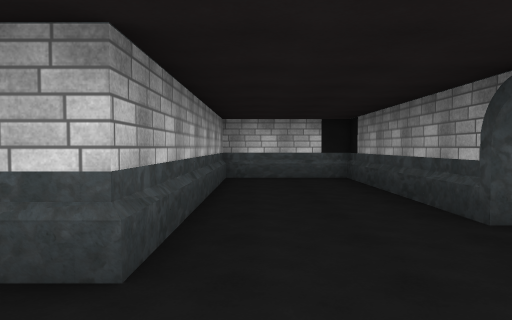
View 1 (above)

18 first-person views from a walk through a 3-D level made in the Unity game engine. The camera is 1.5 m above the floor, tilts 2° down and sees 70° across. The floor is counted in squares, 2 m on a side. Each view is taken from the middle of a square. On the plan, view 1 faces up. The plan holds only what a view shows up to about 11 squares ahead; the rest is blank. The place goes on beyond the plan. The player is left out. Some surface patterns are stand-ins.

View 2
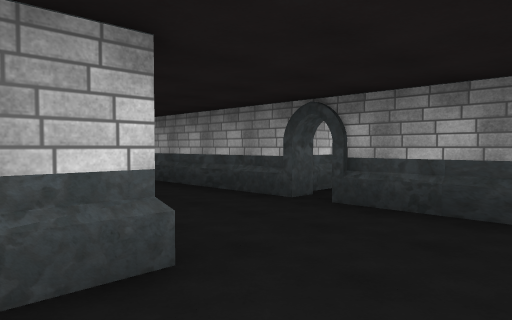

View 3
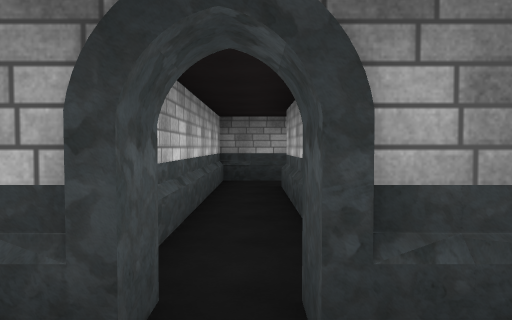

View 4
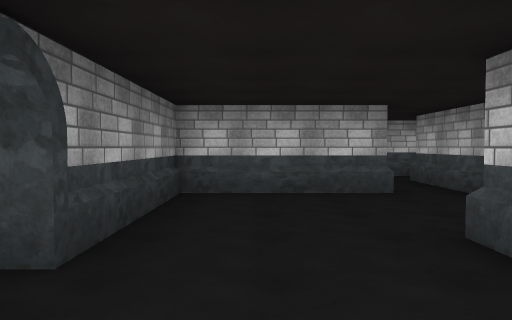

View 5
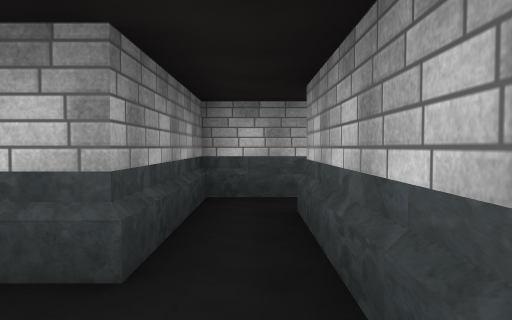

View 6
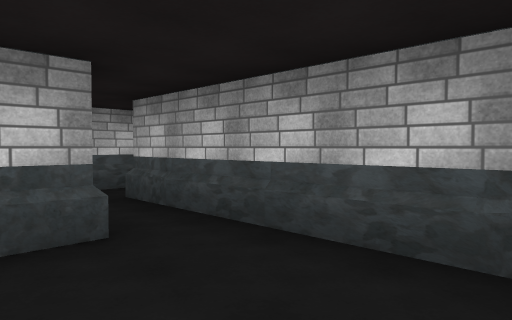

View 7
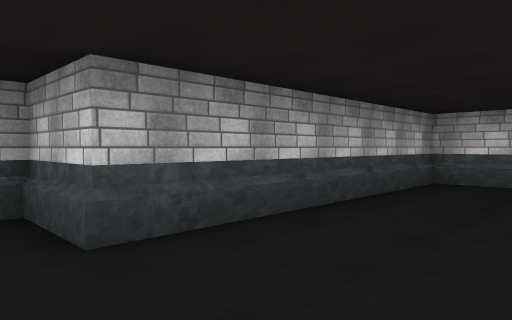

View 8
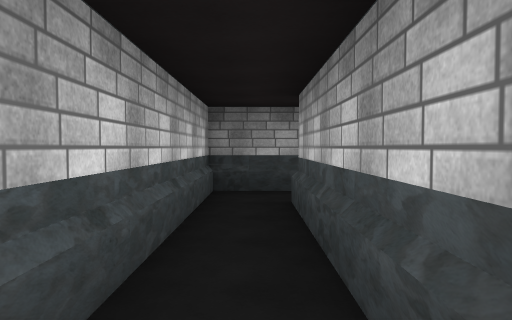

View 9
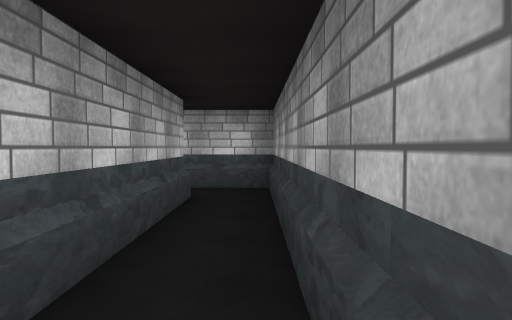

View 10
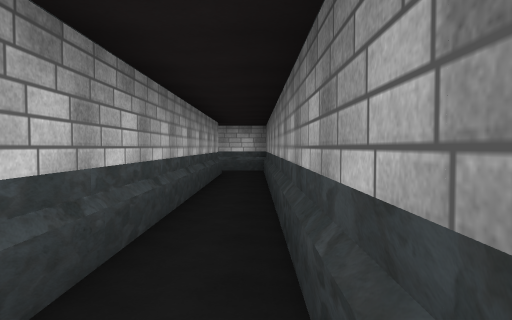

View 11
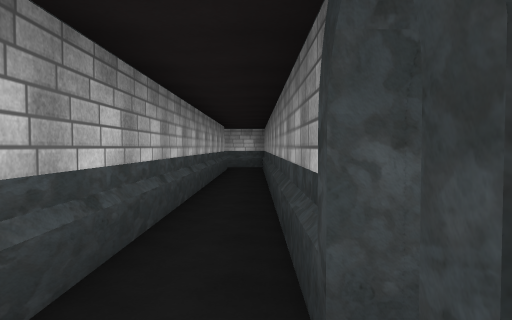

View 12
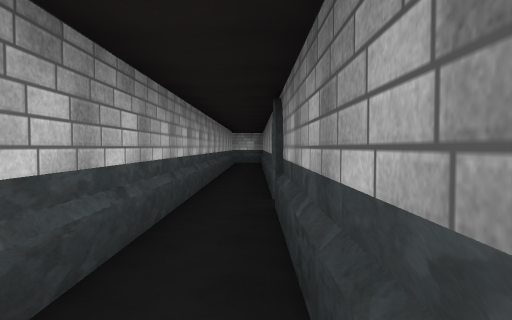

View 13
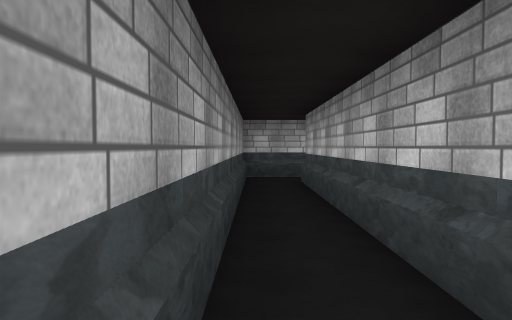

View 14
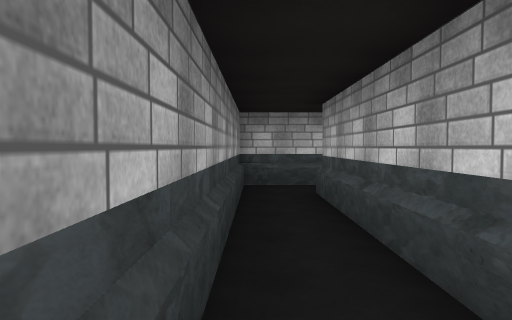

View 15
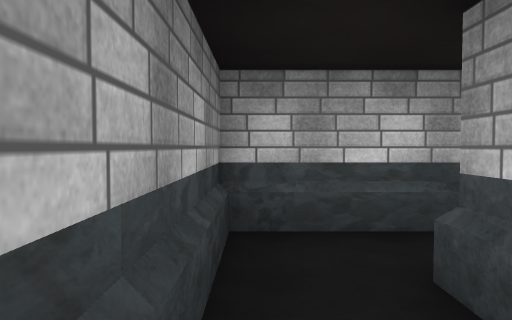

View 16
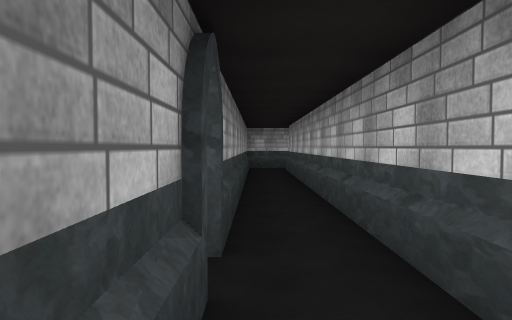

View 17
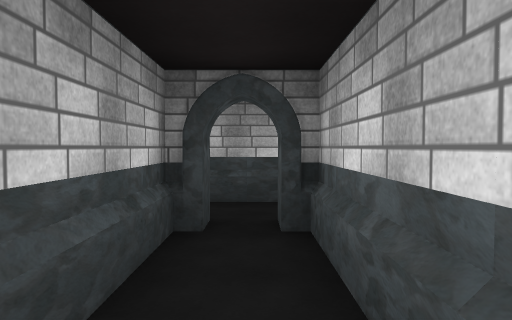

View 18
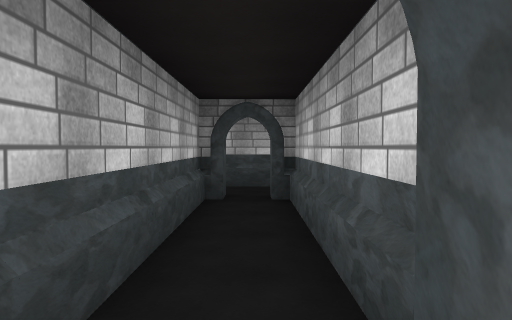

### Floor plan
Ten units are one square. View 1 is at (0, 0); x grows to the right and y downward. Boxes are objects, and circles mark ways between rooms. Rooms are numbered by the first view taken in them; rooms with no view inside come last. Other rooms are left out.
<svg viewBox="-35 -96 180 304">
<path fill="none" stroke="#000" d="M29 -35 23 -35 23 -91 -8 -91 -8 -21M37 -24 79 -24M-12 11 23 11 23 -28 28 -28M93 -38 31 -38M-8 -21 -26 -21 -26 34M-24 46 -12 46 -12 11M79 -24 79 86M93 88 93 -38M98 98 140 98M79 86 79 191M140 84 98 84 98 88 93 88M93 203 93 95 98 95"/>
<circle cx="-10" cy="-5" r="3" fill="#2a7"/>
<circle cx="80" cy="-30" r="3" fill="#2a7"/>
<circle cx="90" cy="80" r="3" fill="#2a7"/>
<text x="20" y="-40">1</text>
<text x="-20" y="10">2</text>
<text x="90" y="20">3</text>
<text x="90" y="120">4</text>
</svg>
Room 1 opens to room 2. Room 1 opens to room 3. Room 3 opens to room 4.

Where each view was taken, in squares from view 1:
view 1: 0 up, 0 right, facing up
view 2: 0 up, 2 left, facing up-right
view 3: 3 up, 1 right, facing right
view 4: 5 up, 1 right, facing down
view 5: 1 up, 2 left, facing down
view 6: 2 up, 0 right, facing down-left
view 7: 1 up, 2 right, facing up-left
view 8: 3 up, 3 right, facing right
view 9: 3 down, 9 right, facing up
view 10: 8 down, 9 right, facing up
view 11: 10 down, 9 right, facing up
view 12: 14 down, 9 right, facing up
view 13: 11 down, 9 right, facing down
view 14: 13 down, 9 right, facing down
view 15: 17 down, 9 right, facing down
view 16: 7 down, 9 right, facing down
view 17: 9 down, 13 right, facing left
view 18: 9 down, 15 right, facing left
